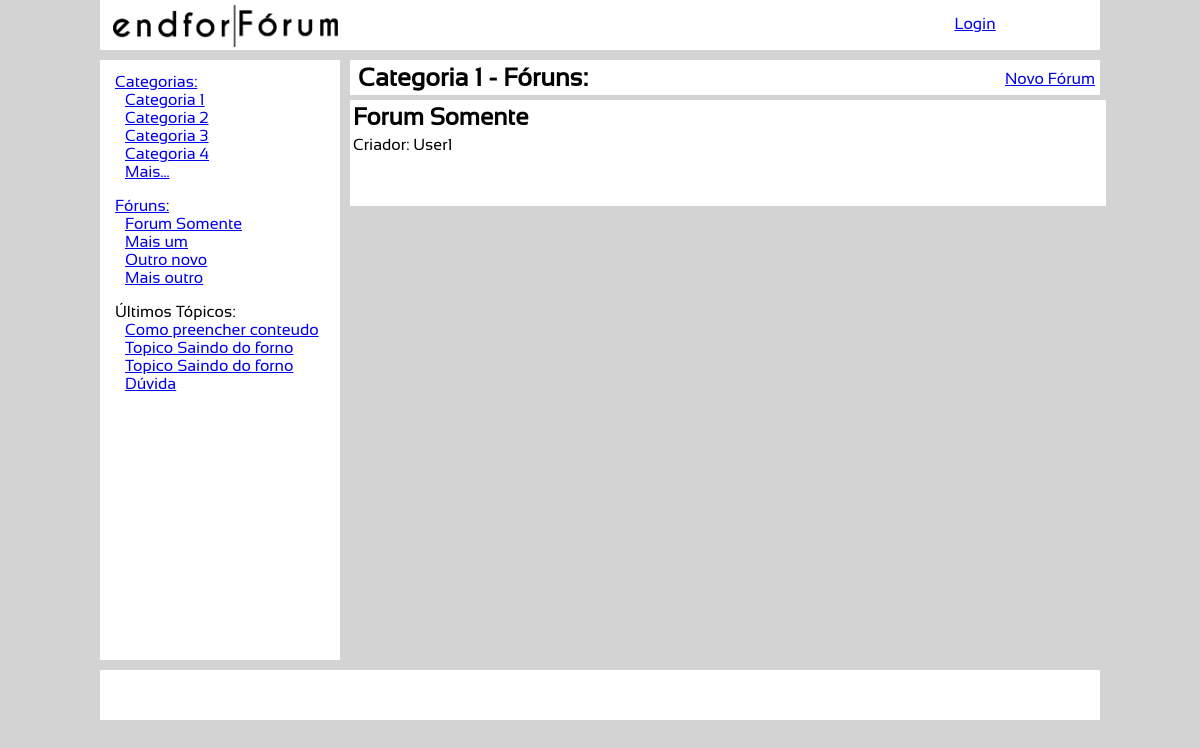
/categoria.php?idcategoria=1, run on the app's committed database.
### tables this page shows
CREATE TABLE `categorias` (
  `idCategoria` int(11) NOT NULL,
  `nome` char(100) DEFAULT NULL,
  `dataDeCriacao` timestamp NOT NULL DEFAULT CURRENT_TIMESTAMP,
  `fk_idUsuario` int(11) NOT NULL
);

CREATE TABLE `foruns` (
  `idForum` int(11) NOT NULL,
  `nome` char(100) DEFAULT NULL,
  `dataDeCriacao` timestamp NOT NULL DEFAULT CURRENT_TIMESTAMP,
  `fk_idUsuario` int(11) DEFAULT NULL,
  `fk_idCategoria` int(11) DEFAULT NULL
);

CREATE TABLE `topicos` (
  `idTopico` int(11) NOT NULL,
  `nome` char(100) DEFAULT NULL,
  `conteudo` text,
  `dataDeCriacao` timestamp NOT NULL DEFAULT CURRENT_TIMESTAMP,
  `fk_idForum` int(11) DEFAULT NULL,
  `fk_idUsuario` int(11) DEFAULT NULL
);

CREATE TABLE `usuarios` (
  `idUsuario` int(11) NOT NULL,
  `nome` char(100) DEFAULT NULL,
  `nivel` int(11) DEFAULT NULL,
  `senha` char(100) DEFAULT NULL,
  `email` char(100) DEFAULT NULL,
  `dataDeCriacao` timestamp NOT NULL DEFAULT CURRENT_TIMESTAMP
);

### Classes/Categoria.php (called while the page is built, shortened)
<?php
class Categoria implements ORMInterface {
	private $idCategoria;
	private $nome;
	public function getIdCategoria() {
		return $this->idCategoria;
	}
	public function getNome() {
		return $this->nome;
	}
	public function setIdCategoria($idCategoria) {
		$this->idCategoria = $idCategoria;
	}
	public function setNome($nome) {
		$this->nome = $nome;
	}
	public static function getDB() {
		$db = new PDO('mysql:host=localhost;dbname=forum',
						'root', '');
		$db->setAttribute(PDO::ATTR_ERRMODE,
				PDO::ERRMODE_EXCEPTION);
		return $db;
	}
	public static function findById($idCategoria) {
		$db = self::getDB();
		$sql = "SELECT *
				FROM categorias
				WHERE
					idCategoria = :idCategoria ";
		$query = $db->prepare($sql);
		$query->execute([
			':idCategoria' => $idCategoria
		]);
		$dados = $query->fetch();
		$categoria = new Categoria();
		$categoria->setIdCategoria($idCategoria);
		$categoria->setNome( $dados['nome'] );
		$categoria->setFkIdUsuario( $dados['fk_idUsuario'] );
		$categoria->setDataDeCriacao( $dados['dataDeCriacao'] );
		return $categoria;
	}
	public static function findAll() {
		$db = self::getDB();
		$sql = "SELECT *
				FROM categorias ";
		$query = $db->query($sql);
		$categorias = array();
		foreach ($query as $dados) {
			$categoria = new Categoria();
			$categoria->setIdCategoria( $dados['idCategoria'] );
			$categoria->setNome( $dados['nome'] );
			$categoria->setFkIdUsuario( $dados['fk_idUsuario'] );
			$categoria->setDataDeCriacao( $dados['dataDeCriacao'] );
			$categorias[] = $categoria;
		}
		return $categorias;
	}
}

### Classes/Forum.php (called while the page is built, shortened)
<?php
class Forum implements ORMInterface {
	private $idForum;
	private $nome;
	public function getIdForum() {
		return $this->idForum;
	}
	public function getNome() {
		return $this->nome;
	}
	public function setIdForum($idForum) {
		$this->idForum = $idForum;
	}
	public function setNome($nome) {
		$this->nome = $nome;
	}
	public static function getDB() {
		$db = new PDO('mysql:host=localhost;dbname=forum',
						'root', '');
		$db->setAttribute(PDO::ATTR_ERRMODE,
				PDO::ERRMODE_EXCEPTION);
		return $db;
	}
	public static function findAll() {
		$db = self::getDB();
		$sql = "SELECT *
				FROM foruns ";
		$query = $db->query($sql);
		$foruns = array();
		foreach ($query as $dados) {
			$forum = new Forum();
			$forum->setIdForum( $dados['idForum'] );
			$forum->setNome( $dados['nome'] );
			$forum->setFkIdUsuario( $dados['fk_idUsuario'] );
			$forum->setFkIdCategoria( $dados['fk_idCategoria'] );
			$forum->setDataDeCriacao( $dados['dataDeCriacao'] );
			$foruns[] = $forum;
		}
		return $foruns;
	}
	public static function findByOwner($fk_idCategoria) {
		$db = self::getDB();
		$sql = "SELECT *
				FROM foruns
				WHERE
					fk_idCategoria = :fk_idCategoria ";
		$query = $db->prepare($sql);
		$query->execute([
			':fk_idCategoria' => $fk_idCategoria
		]);
		$foruns = array();
		foreach ($query as $dados) {
			$forum = new Forum();
			$forum->setIdForum($dados['idForum']);
			$forum->setNome( $dados['nome'] );
			$forum->setFkIdUsuario( $dados['fk_idUsuario'] );
			$forum->setFkIdCategoria( $dados['fk_idCategoria'] );
			$forum->setDataDeCriacao( $dados['dataDeCriacao'] );
			$foruns[] = $forum;
		}
		return $foruns;
	}
}

### Classes/Topico.php (called while the page is built, shortened)
<?php
class Topico implements ORMInterface {
	private $idTopico;
	private $nome;
	public function getIdTopico() {
		return $this->idTopico;
	}
	public function getNome() {
		return $this->nome;
	}
	public function setIdTopico($idTopico) {
		$this->idTopico = $idTopico;
	}
	public function setNome($nome) {
		$this->nome = $nome;
	}
	public static function getDB() {
		$db = new PDO('mysql:host=localhost;dbname=forum',
						'root', '');
		$db->setAttribute(PDO::ATTR_ERRMODE,
				PDO::ERRMODE_EXCEPTION);
		return $db;
	}
	public static function findAll() {
		$db = self::getDB();
		$sql = "SELECT *
				FROM topicos ";
		$query = $db->query($sql);
		$topicos = array();
		foreach ($query as $dados) {
			$topico = new Topico();
			$topico->setIdTopico( $dados['idTopico'] );
			$topico->setNome( $dados['nome'] );
			$topico->setConteudo( $dados['conteudo'] );
			$topico->setFkIdUsuario( $dados['fk_idUsuario'] );
			$topico->setFkIdForum( $dados['fk_idForum'] );
			$topico->setDataDeCriacao( $dados['dataDeCriacao'] );
			$topicos[] = $topico;
		}
		return $topicos;
	}
}

### Classes/Usuario.php (called while the page is built, shortened)
<?php
class Usuario implements ORMInterface {
	private $nome;
	public function getNome() {
		return $this->nome;
	}
	public function setNome($nome) {
		$this->nome = $nome;
	}
	public static function getDB() {
		$db = new PDO('mysql:host=localhost;dbname=forum',
						'root', '');
		$db->setAttribute(PDO::ATTR_ERRMODE,
				PDO::ERRMODE_EXCEPTION);
		return $db;
	}
	public static function findById($idUsuario) {
		$db = self::getDB();
		$sql = "SELECT *
				FROM usuarios
				WHERE
					idUsuario = :idUsuario ";
		$query = $db->prepare($sql);
		$query->execute([
			':idUsuario' => $idUsuario
		]);
		$dados = $query->fetch();
		$usuario = new Usuario();
		$usuario->setIdUsuario($idUsuario);
		$usuario->setNome( $dados['nome'] );
		$usuario->setNivel( $dados['nivel'] );
		$usuario->setSenha( $dados['senha'] );
		$usuario->setEmail( $dados['email'] );
		$usuario->setDataDeCriacao( $dados['dataDeCriacao'] );
		return $usuario;
	}
}

### categoria.php (the view, shortened to what this page needs)
<!DOCTYPE html>
<html>
<?
    require_once './Classes/Categoria.php';
    if (isset($_GET['idcategoria'])){
        $categoria_atual = Categoria::findById($_GET['idcategoria']);
    }else{
        print('Erro');
	}
?>
<head>
</head>
<body>
	<header>
		<div id="div_logo">
			<a href="index.php">
				<img src="./img/endforum_logo_no-back_small.png" alt="Logo endforum.">
			</a>
		</div>
		<div id="div_pesquisa">
		</div>
		<div id="div_usuario">
			<div id="conteudo_usuario">
				<?
					if(isset($_SESSION['nome'])){
						print('<p>Bem-vindo(a), '.$_SESSION['nome']);
						print(' - <a href="sair.php">Sair</a></p>');
					}else{
						print('<p><a href="login.php">Login</a></p>');
					}
				?>
			</div>
		</div>
	</header>
	<main>
		<div id="menu_lateral">
			<div id="lista_lateral">
				<ul><a href="categorias.php">Categorias:</a>
					<? require_once './views/ul/lista_categorias.php' ?>
				</ul>
				<ul><a href="foruns.php">Fóruns:</a>
					<? require_once './views/ul/lista_foruns.php' ?>
				</ul>
				<ul>Últimos Tópicos:
					<? require_once './views/ul/lista_topicos.php' ?>
				</ul>
			</div>
		</div>
		<div id="lateral_direita">
			<div class="titulo_conteudo">
				<h1><? print($categoria_atual->getNome()); ?> - Fóruns:</h1>
			</div>
			<div class="novo_algo">
				<p> <a href="novo_forum.php?idcategoria=<? print($categoria_atual->getIdCategoria()) ?>">Novo Fórum</a></p>
			</div>
					<? require_once './views/conteudo/lista_conteudo_forum.php' ?>
		</div>
	</main>
	<footer>
	</footer>
</body>
</html>

### views/ul/lista_categorias.php
<? $val = 5 ?>
<?
	require_once './Classes/Categoria.php';
	$categorias = Categoria::findAll();
?>
<? foreach ($categorias as $categoria): ?>
	<? if($val <= 1): ?>
		<li>
		<? print('<a href="categorias.php">Mais...</a>'); ?>
		</li>
		<? break; ?>
	<? else: ?>
	<li>
		<a href="./categoria.php?idcategoria=<? print($categoria->getIdCategoria()); ?>">
			<? print($categoria->getNome()); ?>
		</a>
		<? $val = $val-1; ?>
	</li>
	<? endif; ?>
<? endforeach; ?>

### views/ul/lista_foruns.php
<? $val = 5 ?>
<?
	require_once './Classes/Forum.php';
	$foruns = Forum::findAll();
?>
<? foreach ($foruns as $forum): ?>
	<? if($val <= 1): ?>
		<li>
		<? print('<a href="foruns.php">Mais...</a>');?>
		</li>
		<? break; ?>
	<? else: ?>
	<li>
		<a href="forum.php?idforum=<? print($forum->getIdForum()); ?>">
			<? print($forum->getNome()); ?>
		</a>
		<? $val = $val-1; ?>
	</li>
	<? endif; ?>
<? endforeach; ?>

### views/ul/lista_topicos.php
<? $val = 5 ?>
<?
	require_once './Classes/Topico.php';
	$topico = Topico::findAll();
?>
<? foreach ($topico as $topico): ?>
	<? if($val <= 1): ?>
		<? break; ?>
	<? else: ?>
	<li>
		<a href="topico.php?idtopico=<? print($topico->getIdTopico()); ?>">
			<? print($topico->getNome()); ?>
		</a>
		<? $val = $val-1; ?>
	</li>
	<? endif; ?>
<? endforeach; ?>

### views/conteudo/lista_conteudo_forum.php (shortened to what this page needs)
<? $val = 5 ?>
<?
	require_once './Classes/Forum.php';
	require_once './Classes/Usuario.php';
	$foruns = Forum::findByOwner($categoria_atual->getIdCategoria());
?>
<? foreach ($foruns as $forum): ?>
	<? if($val <= 1): ?>
		<div class="conteudo">
			<? print('<a href="foruns.php">Mais...</a>');?>
		</div>
		<? break; ?>
	<? else: ?>
		<div class="conteudo">
			<a href="forum.php?idforum=<? print($forum->getIdForum()); ?>">
				<h2 id="titulo_forum_conteudo"><? print($forum->getNome()); ?></h2>
			</a>
			<div class="controles">
				<div class="controles_esquerda">
					<? $usuario = Usuario::findById($forum->getFkIdUsuario()); ?>
					<p>Criador: <? print($usuario->getNome()); ?></p>
				</div>
			</div>
		</div>
		<? $val = $val-1; ?>
	<? endif; ?>
<? endforeach; ?>

### css/style.css (style rules this page uses)
* { margin: 0; padding: 0; font-family: kenyan; }
body { background-color: lightgray; width: 1000px; margin: auto; }
body header { background-color: white; height: 50px; margin-bottom: 5px; }
body header div { float: left; height: 100%; }
#div_logo { width: 25%; }
#div_logo img { width: 225px; display: block; height: auto; margin: auto; margin-top: 2.5px; margin-bottom: 2px; }
#div_pesquisa { width: 50%; }
#div_usuario { width: 25%; }
#conteudo_usuario { text-align: center; float: none; margin: auto; }
#conteudo_usuario p { padding-top: 15px; }
body main { height: 600px; }
body main > div { float: left; height: 600px; }
#menu_lateral { background-color: white; margin: 5px; margin-left: 0px; width: 24%; }
#lista_lateral { width: 90%; height: 90%; margin: auto; margin-top: 5px; }
#lista_lateral ul { display: block; list-style-type: none; padding: 3px; margin-top: 10px; }
#lista_lateral ul li { margin-left: 10px; }
#lateral_direita { margin: 5px; margin-right: 0px; width: 75%; }
.titulo_conteudo { background-color: white; width: 80%; height: 35px; float: left; }
.titulo_conteudo > h1 { font-size: 25px; margin-left: 5px; padding: 3px; }
.novo_algo { background-color: white; width: 20%; height: 35px; float: right; }
.novo_algo > p { text-align: right; margin-right: 5px; margin-top: 10px; }
.conteudo { margin-top: 5px; margin-bottom: 5px; padding: 3px; width: 100%; height: 100px; float: left; background-color: white; }
.conteudo > a { text-decoration: none; color: black; }
.controles { margin-top: 5px; }
.controles_esquerda { float: left; margin-right: 5px; }
body footer { background-color: white; margin-top: 5px; height: 50px; width: 100%; float: left; }

### data on the page
categorias: nome "Categoria 1"
categorias: nome "Categoria 2"
categorias: nome "Categoria 3"
categorias: nome "Categoria 4"
categorias: shows "Mais..."
foruns: nome "Forum Somente", usuarios.nome "User1"
foruns: nome "Mais um"
foruns: nome "Outro novo"
foruns: nome "Mais outro"
topicos: nome "Como preencher conteudo"
topicos: nome "Topico Saindo do forno"
topicos: nome "Topico Saindo do forno"
topicos: nome "Dúvida"
